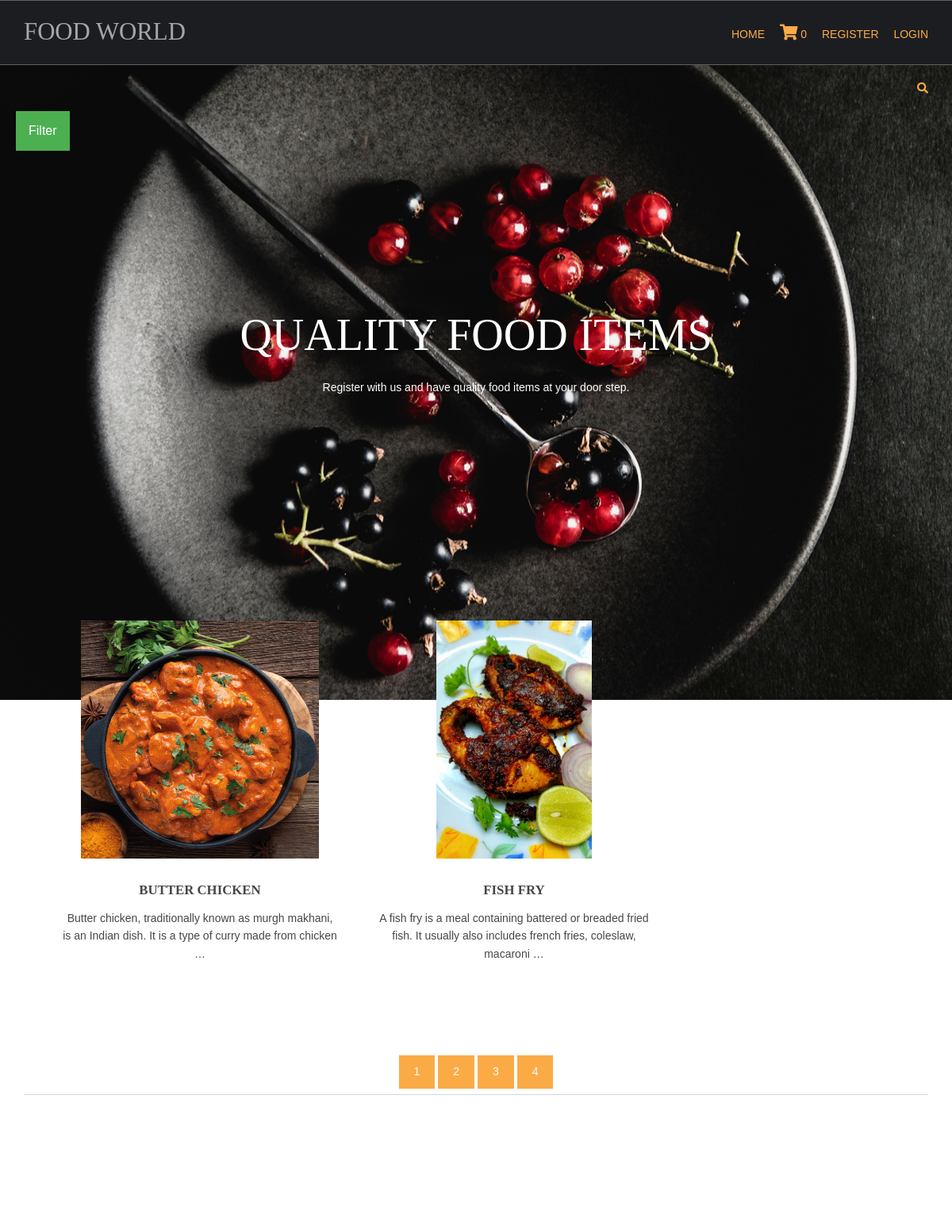
Screenshot of /?page=2 with the database file from the repository.
### shop/models.py (models this page shows, shortened)
class products(models.Model):
    name=models.CharField(max_length=150,unique=True)
    slug=models.CharField(max_length=150,unique=True)
    img=models.ImageField(upload_to='product')
    desc=models.TextField()
    stock=models.IntegerField()
    available=models.BooleanField
    price=models.IntegerField()
    category=models.ForeignKey(categ,on_delete=models.CASCADE)
    def get_url(self):
        return reverse('details',args=[self.category.slug,self.slug])

### shop/views.py (the view)
# urls.py: 2. Add a URL to urlpatterns:  path('', views.home, name='home')
def home(request,c_slug=None):
    c_page=None
    prodt=None
    if c_slug!=None:
        c_page=get_object_or_404(categ,slug=c_slug)
        prodt=products.objects.filter(category=c_page)
    else:
        prodt=products.objects.all()
    cat=categ.objects.all()
    paginator=Paginator(prodt,2)
    try:
        page=int(request.GET.get('page','1'))
    except:
        page=1
    try:
        pro=paginator.page(page)
    except(EmptyPage,InvalidPage):
        pro=paginator.page(paginator.num_pages)
    return render(request,'home.html',{'pr':prodt,'ct':cat,'pg':pro})

### cart/context_processor.py (called while the page is built)
def count(request):
    item_count=0
    if 'admin' in request.path:
        return {}
    else:
        try:
            ct=cartlist.objects.filter(cart_id=c_id(request))
            cti=items.objects.all().filter(cart=ct[:1])
            for c in cti:
                item_count += c.quan
        except cartlist.DoesNotExist:
            item_count=0
        return dict(itc=item_count)

### cart/views.py (called while the page is built)
def c_id(request):
    ct_id=request.session.session_key
    if not ct_id:
        ct_id=request.session.create()
    return ct_id

### shop/models.py (called while the page is built)
    def get_url(self):
        return reverse('prod_cat',args=[self.slug])

### templates/home.html (shortened to what this page needs)
{% extends 'base.html' %}
{% load static %}
{% block content %}
<html lang="">
<head>
<link href="{% static 'hm/layout/styles/layout.css' %}" rel="stylesheet" type="text/css" media="all">
</head>
<body id="top">
<div class="abcd" style="background-image:url({% static 'hm/images/demo/backgrounds/bg.jpg' %});">
<div class="wrapper row0">
    <div id="topbar" class="hoc clear">
  <div class="fl_right">
        <ul class="nospace">
                  <li id="searchform">
          </li>
        </ul>
</div>
    </div>
</div>
<div class="dropdown">
  <button class="dropbtn">Filter</button>
</div>
  <div id="pageintro" class="hoc clear">
    <article>
      <h3 class="heading">QUALITY FOOD ITEMS</h3>
      <p>Register with us and have quality food items at your door step.</p>
    </article>
  </div>
</div>
<div class="wrapper row3">
  <main class="hoc container clear">
    <section id="introblocks">
      <ul class="nospace group btmspace-80">
        {% for i in pg.object_list %}
        <li class="one_third">
          <figure><a class="imgover" href="{{i.get_url}}"><img src="{{i.img.url}}" alt="" style="height:300"></a>
            <figcaption>
              <h6 class="heading">{{i.name}}</h6>
              <p>{{i.desc|truncatewords:20}}</p>
              <br>
            </figcaption>
          </figure>
        </li>
        {% endfor %}
      </ul>
    </section>
    <center>
  {% for p in pg.paginator.page_range %}
          <a href="?page={{p}}" class="btn btn-light btn-sm {% if pg.number == p %} active {% endif %}"> {{p}} </a>
  {% endfor %}
    </center>
    <hr class="btmspace-80">
  </main>
</div>
</body>
</html>
{% endblock %}

### static/hm/layout/styles/layout.css (style rules this page uses)
#topbar { padding:20px 0; font-size:.8rem; text-transform:uppercase; }
#topbar ul li { display:inline-block; margin-right:15px; }
#topbar ul li:last-child { margin-right:0; padding-right:0; border-right:none; }
#topbar #searchform { position:relative; line-height:1; z-index:9999; }
#topbar #searchform::after { display:block; height:18px; line-height:18px; padding:0; font-family:"Font Awesome\ 5 Free"; font-weight:900; font-size:1rem; content:"\f002"; }
#topbar #searchform ::placeholder { text-transform:capitalize; }
#pageintro { padding:200px 0 300px; }
#pageintro article, #pageintro article p { display:block; max-width:75%; margin:0 auto; text-align:center; }
#pageintro article p { max-width:65%; line-height:2rem; }
#pageintro .heading { margin-bottom:20px; font-size:4rem; }
.container { padding:80px 0; }
#introblocks { display:block; position:relative; margin:-180px 0 0 0; z-index:1; text-align:center; }
#introblocks figure figcaption { display:block; padding:30px 0 0 0; text-align:center; }
#introblocks figure figcaption .heading { font-size:1.2rem; font-weight:700; margin-bottom:0; }
*, *::before, *::after { transition:all .3s ease-in-out; }
body { color:#A5A6AA; background-color:#1C1D21; }
a { color:#FBAB45; }
hr, .borderedbox { border-color:#D7D7D7; }
.btn, .btn.inverse:hover { color:#FFFFFF; background-color:#FBAB45; border-color:#FBAB45; }
.imgover, .imgover:hover::after { color:#FFFFFF; }
.row3 { color:#474747; background-color:#FFFFFF; }
#topbar #searchform { color:#FBAB45; }
#pageintro { color:#FFFFFF; }
@media screen and (min-width:1140px) { .hoc { max-width:1140px; } }

### static/hm/layout/styles/framework.css (style rules this page uses)
html { overflow-y:scroll; overflow-x:hidden; }
html, body { margin:0; padding:0; font-size:14px; line-height:1.6em; }
*, *::before, *::after { box-sizing:border-box; }
.nospace { margin:0; padding:0; list-style:none; }
.btn { display:inline-block; padding:8px 18px 10px; text-transform:uppercase; border:1px solid; }
.clear, .group { display:block; }
.clear::before, .clear::after, .group::before, .group::after { display:table; content:""; }
.clear, .clear::after, .group, .group::after { clear:both; }
a { outline:none; text-decoration:none; }
.fl_right, .imgr { float:right; }
img { width:auto; max-width:100%; height:auto; margin:0; padding:0; border:none; line-height:normal; vertical-align:middle; }
.imgover { display:inline-block; position:relative; max-width:100%; }
.imgover::before, .imgover::after { display:block; position:absolute; content:""; text-align:center; opacity:0; }
.imgover::before { top:0; right:0; bottom:0; left:0; }
.imgover::after { top:50%; left:50%; width:50px; height:50px; line-height:50px; margin:-25px 0 0 -25px; font-family:"Font Awesome\ 5 Free"; font-weight:900; content:"\f067"; font-size:28px; }
body, input, textarea, select { font-family:Verdana, Geneva, sans-serif; }
h1, h2, h3, h4, h5, h6, .heading { font-family:Georgia, "Times New Roman", Times, serif; }
label, input, textarea, select, button { display:block; resize:none; outline:none; color:inherit; font-size:inherit; font-family:inherit; vertical-align:middle; }
::placeholder { opacity:1; }
h1, h2, h3, h4, h5, h6, .heading { margin:0 0 20px 0; font-size:1.4rem; line-height:normal; font-weight:normal; text-transform:uppercase; }
hr { display:block; width:100%; height:1px; border:solid; border-width:1px 0 0 0; }
.wrapper { display:block; position:relative; width:100%; margin:0; padding:0; text-align:left; word-wrap:break-word; }
.hoc { display:block; margin:0 auto; }
address, article, aside, figcaption, figure, footer, header, main, nav, section { display:block; margin:0; padding:0; }
.one_half, .one_third, .two_third, .one_quarter, .two_quarter, .three_quarter { display:inline-block; float:left; margin:0 0 0 4.21052%; list-style:none; }
.one_third { width:30.52631%; }
.btmspace-80 { margin-bottom:80px; }

### templates/home.html (style rules this page uses)
.dropbtn { background-color: #4CAF50; color: white; padding: 16px; font-size: 16px; border: none; cursor: pointer; }
.dropdown { position: relative; display: inline-block; padding-left:20px; }
.abcd { height:100%; background-position:center; background-repeat:no-repeat; background-size:cover; }

### rows the page displays
products: img (picture), name "BUTTER CHICKEN", desc "Butter chicken, traditionally known as murgh makhani, is an Indian dish. It is a type of curry made from chicken …"
products: img (picture), name "FISH FRY", desc "A fish fry is a meal containing battered or breaded fried fish. It usually also includes french fries, coleslaw, macaroni …"

### other values shown
{{ itc }} "0"
{{ p }} "1" "2" "3" "4"
